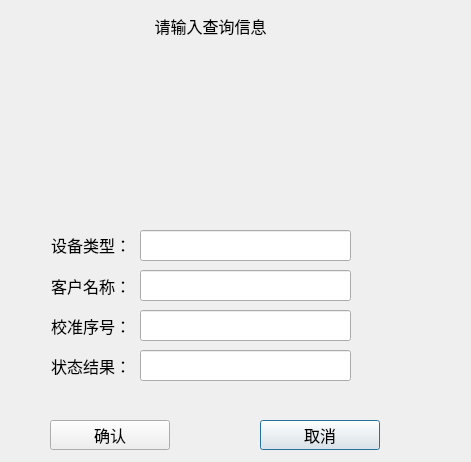
<?xml version="1.0" encoding="UTF-8"?>
<ui version="4.0">
 <class>Log_LogQueryDlg</class>
 <widget class="QDialog" name="Log_LogQueryDlg">
  <property name="geometry">
   <rect>
    <x>0</x>
    <y>0</y>
    <width>471</width>
    <height>462</height>
   </rect>
  </property>
  <property name="windowTitle">
   <string>Dialog</string>
  </property>
  <property name="styleSheet">
   <string notr="true"/>
  </property>
  <widget class="QLabel" name="label_2">
   <property name="geometry">
    <rect>
     <x>10</x>
     <y>270</y>
     <width>121</width>
     <height>31</height>
    </rect>
   </property>
   <property name="font">
    <font>
     <family>微软雅黑</family>
     <pointsize>12</pointsize>
    </font>
   </property>
   <property name="styleSheet">
    <string notr="true"/>
   </property>
   <property name="text">
    <string>客户名称：</string>
   </property>
   <property name="alignment">
    <set>Qt::AlignRight|Qt::AlignTrailing|Qt::AlignVCenter</set>
   </property>
  </widget>
  <widget class="QLineEdit" name="userEdit">
   <property name="geometry">
    <rect>
     <x>140</x>
     <y>270</y>
     <width>211</width>
     <height>31</height>
    </rect>
   </property>
   <property name="font">
    <font>
     <family>微软雅黑</family>
     <pointsize>12</pointsize>
    </font>
   </property>
   <property name="styleSheet">
    <string notr="true"/>
   </property>
  </widget>
  <widget class="QPushButton" name="quitBtn">
   <property name="geometry">
    <rect>
     <x>260</x>
     <y>420</y>
     <width>120</width>
     <height>30</height>
    </rect>
   </property>
   <property name="font">
    <font>
     <family>微软雅黑</family>
     <pointsize>12</pointsize>
    </font>
   </property>
   <property name="styleSheet">
    <string notr="true"/>
   </property>
   <property name="text">
    <string>取消</string>
   </property>
  </widget>
  <widget class="QPushButton" name="okBtn">
   <property name="geometry">
    <rect>
     <x>50</x>
     <y>420</y>
     <width>120</width>
     <height>30</height>
    </rect>
   </property>
   <property name="font">
    <font>
     <family>微软雅黑</family>
     <pointsize>12</pointsize>
    </font>
   </property>
   <property name="styleSheet">
    <string notr="true"/>
   </property>
   <property name="text">
    <string>确认</string>
   </property>
  </widget>
  <widget class="QWidget" name="dateWid" native="true">
   <property name="geometry">
    <rect>
     <x>10</x>
     <y>59</y>
     <width>450</width>
     <height>151</height>
    </rect>
   </property>
   <property name="font">
    <font>
     <family>微软雅黑</family>
     <pointsize>12</pointsize>
    </font>
   </property>
   <property name="styleSheet">
    <string notr="true"/>
   </property>
  </widget>
  <widget class="QLabel" name="label">
   <property name="geometry">
    <rect>
     <x>140</x>
     <y>10</y>
     <width>141</width>
     <height>31</height>
    </rect>
   </property>
   <property name="font">
    <font>
     <family>微软雅黑</family>
     <pointsize>12</pointsize>
    </font>
   </property>
   <property name="styleSheet">
    <string notr="true"/>
   </property>
   <property name="text">
    <string>请输入查询信息</string>
   </property>
   <property name="alignment">
    <set>Qt::AlignCenter</set>
   </property>
  </widget>
  <widget class="QLineEdit" name="snEdit">
   <property name="geometry">
    <rect>
     <x>140</x>
     <y>310</y>
     <width>211</width>
     <height>31</height>
    </rect>
   </property>
   <property name="font">
    <font>
     <family>微软雅黑</family>
     <pointsize>12</pointsize>
    </font>
   </property>
   <property name="styleSheet">
    <string notr="true"/>
   </property>
  </widget>
  <widget class="QLabel" name="label_3">
   <property name="geometry">
    <rect>
     <x>10</x>
     <y>310</y>
     <width>121</width>
     <height>31</height>
    </rect>
   </property>
   <property name="font">
    <font>
     <family>微软雅黑</family>
     <pointsize>12</pointsize>
    </font>
   </property>
   <property name="styleSheet">
    <string notr="true"/>
   </property>
   <property name="text">
    <string>校准序号：</string>
   </property>
   <property name="alignment">
    <set>Qt::AlignRight|Qt::AlignTrailing|Qt::AlignVCenter</set>
   </property>
  </widget>
  <widget class="QLabel" name="label_4">
   <property name="geometry">
    <rect>
     <x>10</x>
     <y>229</y>
     <width>121</width>
     <height>31</height>
    </rect>
   </property>
   <property name="font">
    <font>
     <family>微软雅黑</family>
     <pointsize>12</pointsize>
    </font>
   </property>
   <property name="styleSheet">
    <string notr="true"/>
   </property>
   <property name="text">
    <string>设备类型：</string>
   </property>
   <property name="alignment">
    <set>Qt::AlignRight|Qt::AlignTrailing|Qt::AlignVCenter</set>
   </property>
  </widget>
  <widget class="QLabel" name="label_5">
   <property name="geometry">
    <rect>
     <x>10</x>
     <y>350</y>
     <width>121</width>
     <height>31</height>
    </rect>
   </property>
   <property name="font">
    <font>
     <family>微软雅黑</family>
     <pointsize>12</pointsize>
    </font>
   </property>
   <property name="styleSheet">
    <string notr="true"/>
   </property>
   <property name="text">
    <string>状态结果：</string>
   </property>
   <property name="alignment">
    <set>Qt::AlignRight|Qt::AlignTrailing|Qt::AlignVCenter</set>
   </property>
  </widget>
  <widget class="QLineEdit" name="statusEdit">
   <property name="geometry">
    <rect>
     <x>140</x>
     <y>350</y>
     <width>211</width>
     <height>31</height>
    </rect>
   </property>
   <property name="font">
    <font>
     <family>微软雅黑</family>
     <pointsize>12</pointsize>
    </font>
   </property>
   <property name="styleSheet">
    <string notr="true"/>
   </property>
  </widget>
  <widget class="QLineEdit" name="devtypeEdit">
   <property name="geometry">
    <rect>
     <x>140</x>
     <y>230</y>
     <width>211</width>
     <height>31</height>
    </rect>
   </property>
   <property name="font">
    <font>
     <family>微软雅黑</family>
     <pointsize>12</pointsize>
    </font>
   </property>
   <property name="styleSheet">
    <string notr="true"/>
   </property>
  </widget>
 </widget>
 <resources/>
 <connections/>
</ui>
